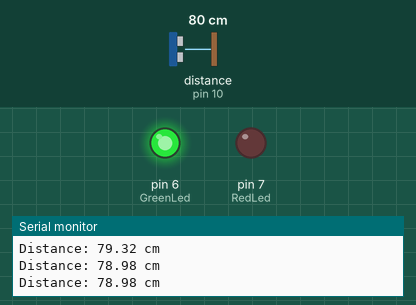
Bench run of a sketch on a simulated Arduino Uno, built with avr-gcc and run on an emulated ATmega328P. On the bench: output pins drawn as LEDs (lit = HIGH), the last lines printed to the serial monitor. Wiring (inferred from the names in the program): ultrasonic range finder: trigger pin 9; echo pin 10. The inputs (shaded band) are chosen by the test bench; at power-on: distance to the obstacle (sensor on pin 10) 80 cm. The echo pulse lasts 58.3 µs per cm; pins used as bus, display or sensor lines are not drawn.

Above: at 1.3 s.
1.4 s: distance to the obstacle (sensor on pin 10) set to 12 cm
2.9 s: distance to the obstacle (sensor on pin 10) set to 9 cm
At 3.7 s:
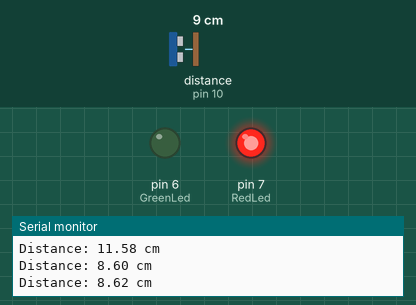
4.5 s: distance to the obstacle (sensor on pin 10) set to 18 cm
At 5.1 s:
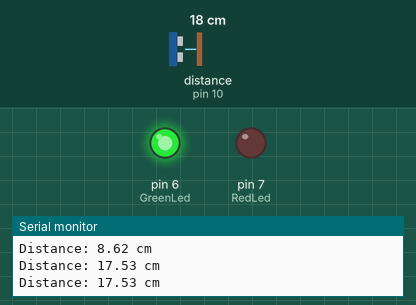
6.0 s: distance to the obstacle (sensor on pin 10) set to 2 cm
At 6.4 s:
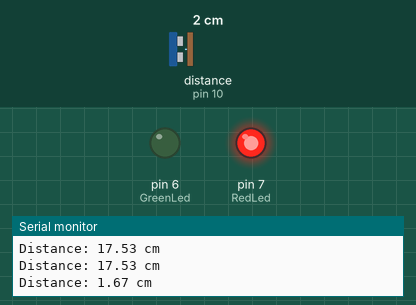
Timing chart, 0 to 8.5 s (numbered marks = the images above; inputs shaded):
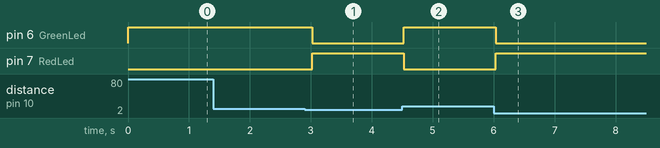

Measured:
- the behaviour switches between 11 and 10 cm on distance to the obstacle (sensor on pin 10) (found by bisection; images 0 and 1)
- after the input at 2.9 s, pin 6 (GreenLed): HIGH → LOW after 0.12 s; pin 7 (RedLed): LOW → HIGH after 0.12 s
- after the input at 4.5 s, pin 6 (GreenLed): LOW → HIGH at once; pin 7 (RedLed): HIGH → LOW at once
- after the input at 6.0 s, pin 6 (GreenLed): HIGH → LOW at once; pin 7 (RedLed): LOW → HIGH at once

The sketch:

ArduinoDistanceMonitor.ino
```cpp
// Define pins for HC-SR04
#define TRIG_PIN 9
#define ECHO_PIN 10
#define RedLed 7
#define GreenLed 6
long duration;
float distance;
void setup() {
 // Initialize serial communication
 Serial.begin(9600);
 // Configure pin modes
 pinMode(TRIG_PIN, OUTPUT);
 pinMode(ECHO_PIN, INPUT);
 pinMode(RedLed, OUTPUT);
 pinMode(GreenLed, OUTPUT);
}
void loop() {
 // Ensure trigger pin is low
 digitalWrite(TRIG_PIN, LOW);
 delayMicroseconds(5);
 // Send a 10µs pulse to trigger measurement
 digitalWrite(TRIG_PIN, HIGH);
 delayMicroseconds(10);
 digitalWrite(TRIG_PIN, LOW);
 // Measure the echo pulse duration
 duration = pulseIn(ECHO_PIN, HIGH);
 // Calculate distance in cm (speed of sound = 0.034 cm/µs)
 distance = (duration * 0.034) / 2;
 if (distance < 10.00){
  digitalWrite(RedLed, HIGH);
  digitalWrite(GreenLed, LOW);
 }
 else {
  digitalWrite(RedLed, LOW);
  digitalWrite(GreenLed, HIGH);
 }
 // Print result to Serial Monitor
 Serial.print("Distance: ");
 Serial.print(distance);
 Serial.println(" cm");
 delay(500); // Wait before next reading
}
```
